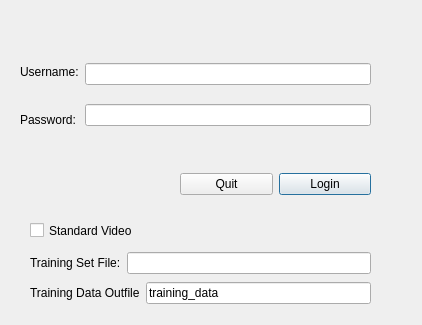
<?xml version="1.0" encoding="UTF-8"?>
<ui version="4.0">
 <class>LoginDialog</class>
 <widget class="QDialog" name="LoginDialog">
  <property name="geometry">
   <rect>
    <x>0</x>
    <y>0</y>
    <width>422</width>
    <height>325</height>
   </rect>
  </property>
  <property name="windowTitle">
   <string>Intelligent Camera System Login</string>
  </property>
  <widget class="QWidget" name="layoutWidget">
   <property name="geometry">
    <rect>
     <x>20</x>
     <y>50</y>
     <width>351</width>
     <height>91</height>
    </rect>
   </property>
   <layout class="QHBoxLayout" name="horizontalLayout">
    <item>
     <layout class="QVBoxLayout" name="verticalLayout_2">
      <item>
       <widget class="QLabel" name="lblUsername">
        <property name="text">
         <string>Username:</string>
        </property>
       </widget>
      </item>
      <item>
       <widget class="QLabel" name="lblPassword">
        <property name="text">
         <string>Password:</string>
        </property>
       </widget>
      </item>
     </layout>
    </item>
    <item>
     <layout class="QVBoxLayout" name="verticalLayout">
      <item>
       <widget class="QLineEdit" name="leUsername"/>
      </item>
      <item>
       <widget class="QLineEdit" name="lePassword">
        <property name="echoMode">
         <enum>QLineEdit::Password</enum>
        </property>
       </widget>
      </item>
     </layout>
    </item>
   </layout>
  </widget>
  <widget class="QWidget" name="layoutWidget">
   <property name="geometry">
    <rect>
     <x>180</x>
     <y>170</y>
     <width>191</width>
     <height>29</height>
    </rect>
   </property>
   <layout class="QHBoxLayout" name="horizontalLayout_2">
    <item>
     <widget class="QPushButton" name="bQuit">
      <property name="text">
       <string>Quit</string>
      </property>
     </widget>
    </item>
    <item>
     <widget class="QPushButton" name="bLogin">
      <property name="text">
       <string>Login</string>
      </property>
      <property name="default">
       <bool>true</bool>
      </property>
      <property name="flat">
       <bool>false</bool>
      </property>
     </widget>
    </item>
   </layout>
  </widget>
  <widget class="QCheckBox" name="cbStandardVideo">
   <property name="geometry">
    <rect>
     <x>30</x>
     <y>220</y>
     <width>121</width>
     <height>21</height>
    </rect>
   </property>
   <property name="text">
    <string>Standard Video</string>
   </property>
  </widget>
  <widget class="QWidget" name="">
   <property name="geometry">
    <rect>
     <x>30</x>
     <y>250</y>
     <width>341</width>
     <height>58</height>
    </rect>
   </property>
   <layout class="QVBoxLayout" name="verticalLayout_3">
    <item>
     <layout class="QHBoxLayout" name="horizontalLayout_3">
      <item>
       <widget class="QLabel" name="lblTrainingSet">
        <property name="text">
         <string>Training Set File:</string>
        </property>
       </widget>
      </item>
      <item>
       <widget class="QLineEdit" name="leTrainingSetFile"/>
      </item>
     </layout>
    </item>
    <item>
     <layout class="QHBoxLayout" name="horizontalLayout_4">
      <item>
       <widget class="QLabel" name="lblTrainingOutput">
        <property name="text">
         <string>Training Data Outfile</string>
        </property>
       </widget>
      </item>
      <item>
       <widget class="QLineEdit" name="leTrainingOutfile">
        <property name="text">
         <string>training_data</string>
        </property>
       </widget>
      </item>
     </layout>
    </item>
   </layout>
  </widget>
  <zorder>layoutWidget</zorder>
  <zorder>layoutWidget</zorder>
  <zorder>cbStandardVideo</zorder>
  <zorder>layoutWidget</zorder>
  <zorder>layoutWidget_2</zorder>
  <zorder>leTrainingOutfile</zorder>
 </widget>
 <resources/>
 <connections/>
</ui>
